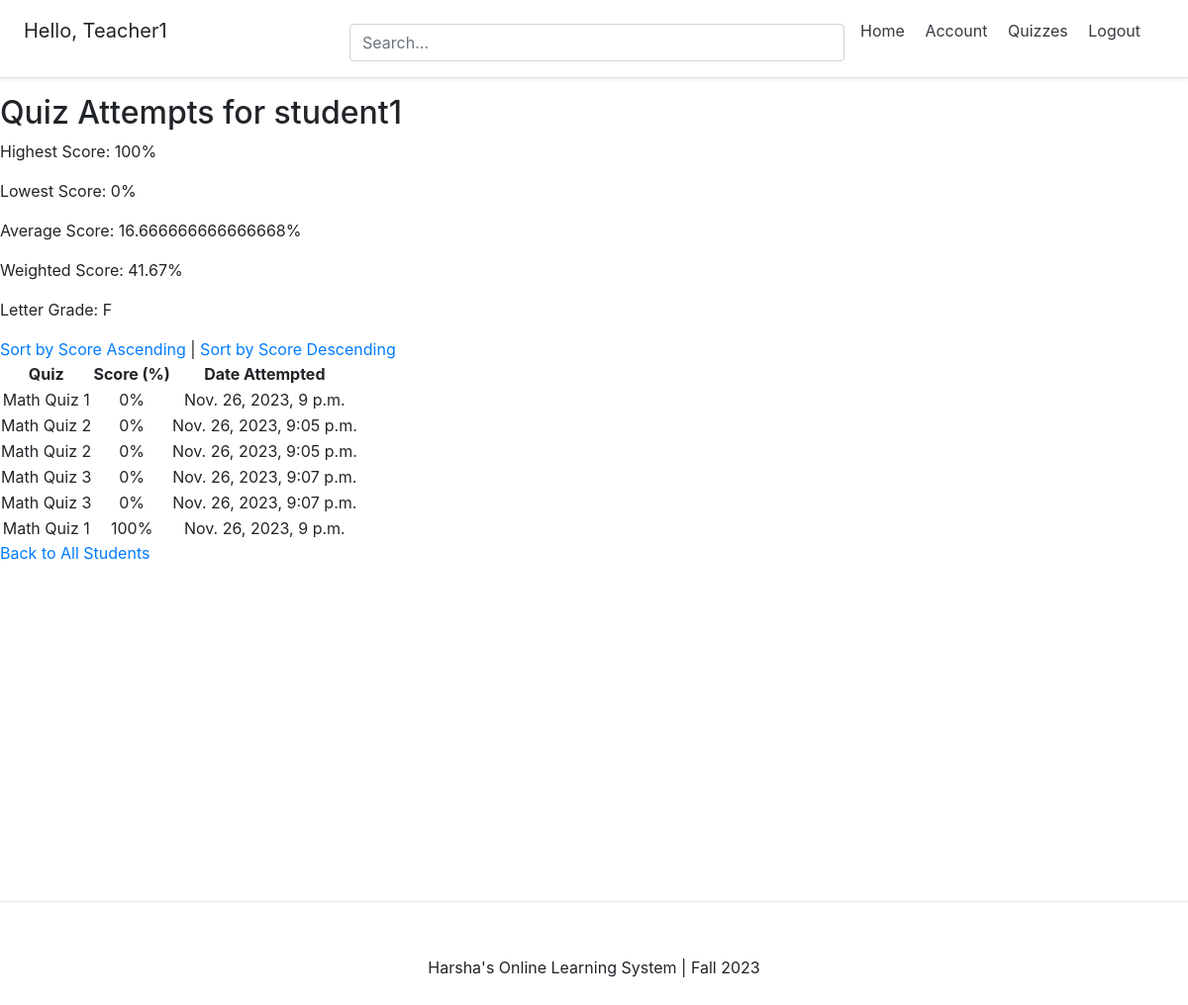
Page /quizzes/student-detail/20/ (signed in) on the committed database.
### account/models.py (models this page shows, shortened)
class Account(AbstractBaseUser):
	email 					= models.EmailField(verbose_name="email", max_length=60, unique=True)
	username 				= models.CharField(max_length=30, unique=True)
	date_joined				= models.DateTimeField(verbose_name='date joined', auto_now_add=True)
	last_login				= models.DateTimeField(verbose_name='last login', auto_now=True)
	is_admin				= models.BooleanField(default=False)
	is_active				= models.BooleanField(default=True)
	is_staff				= models.BooleanField(default=False)
	is_superuser			= models.BooleanField(default=False)
	is_teacher = models.BooleanField(default=False)
	USERNAME_FIELD = 'email'
	REQUIRED_FIELDS = ['username',]
	objects = MyAccountManager()

### quizzes/models.py (models this page shows, shortened)
class Attempt(models.Model):
    quiz = models.ForeignKey(Quiz, on_delete=models.CASCADE, related_name='attempts')
    student = models.ForeignKey(settings.AUTH_USER_MODEL, on_delete=models.CASCADE, related_name='quiz_attempts')
    score = models.IntegerField()
    date_attempted = models.DateTimeField(auto_now_add=True)

class Quiz(models.Model):
    title = models.CharField(max_length=255, unique=True)
    created_by = models.ForeignKey(settings.AUTH_USER_MODEL, on_delete=models.CASCADE)
    description = models.TextField(default='No description provided')

### quizzes/views.py (the view)
# urls.py: path('student-detail/<int:student_id>/', views.student_detail, name='student_detail'),
@login_required
def student_detail(request, student_id):
    if not request.user.is_teacher:
        return redirect('quizzes:quiz_list')
    student = get_object_or_404(Account, id=student_id)
    attempts = Attempt.objects.filter(student=student).select_related('quiz')
    attempts = attempts.annotate(total_questions=Count('quiz__questions'))
    attempts = attempts.annotate(
        percentage_score=100 * F('score') / F('total_questions')
    )
    sort_by = request.GET.get('sort', 'percentage_score')  # Default sort by percentage score
    order = request.GET.get('order', 'asc')
    if order == 'desc':
        sort_by = '-' + sort_by
    attempts = attempts.order_by(sort_by)
    aggregate_values = attempts.aggregate(
        highest_score=Max('percentage_score'),
        lowest_score=Min('percentage_score'),
        average_score=Avg('percentage_score')
    )
    weighted_score = compute_weighted_score(student)
    letter_grade = assign_letter_grade(weighted_score)
    return render(request, 'quizzes/student_detail.html', {
        'student': student,
        'attempts': attempts,
        'highest_score': aggregate_values['highest_score'],
        'lowest_score': aggregate_values['lowest_score'],
        'average_score': aggregate_values['average_score'],
        'weighted_score': weighted_score,
        'letter_grade': letter_grade
    })

### quizzes/views.py (called while the page is built)
def compute_weighted_score(student):
    attempts = Attempt.objects.filter(student=student)
    total_weighted_score = 0
    total_weight = 0
    for attempt in attempts:
        quiz_weight = QuizWeight.objects.get(quiz=attempt.quiz).weight
        total_questions = attempt.quiz.questions.count()
        if total_questions > 0:
            normalized_score = attempt.score / total_questions  # Normalize the score
            total_weighted_score += normalized_score * quiz_weight
        total_weight += quiz_weight
    if total_weight > 0:
        weighted_score_percentage = (total_weighted_score / total_weight) * 100
        return round(weighted_score_percentage, 2)  # Round to 2 decimal places
    else:
        return 0

def assign_letter_grade(weighted_score):
    if weighted_score >= 90:
        return 'A'
    elif weighted_score >= 80:
        return 'B'
    elif weighted_score >= 70:
        return 'C'
    elif weighted_score >= 60:
        return 'D'
    elif weighted_score < 60:
        return 'F'

### templates/quizzes/student_detail.html (shortened to what this page needs)
{% extends 'base.html' %}
{% block content %}
  <h2>Quiz Attempts for {{ student.username }}</h2>
  <p>Highest Score: {{ highest_score }}%</p>
  <p>Lowest Score: {{ lowest_score }}%</p>
  <p>Average Score: {{ average_score }}%</p>
  <p>Weighted Score: {{ weighted_score }}%</p>
  <p>Letter Grade: {{ letter_grade }}</p>
  <a href="?sort=percentage_score&order=asc">Sort by Score Ascending</a> |
  <a href="?sort=percentage_score&order=desc">Sort by Score Descending</a>
  <table>
    <tr>
      <th class="centered">Quiz</th>
      <th class="centered">Score (%)</th>
      <th class="centered">Date Attempted</th>
    </tr>
    {% for attempt in attempts %}
      <tr>
        <td class="centered">{{ attempt.quiz.title }}</td>
        <td class="centered">{{ attempt.percentage_score }}%</td>
        <td class="centered">{{ attempt.date_attempted }}</td>
      </tr>
    {% endfor %}
  </table>
  <a href="{% url 'quizzes:all_students' %}">Back to All Students</a>
{% endblock %}

### templates/snippets/header.html (shortened to what this page needs)
<link rel="stylesheet" href="https://cdn.jsdelivr.net/npm/bootstrap@4.4.1/dist/css/bootstrap.min.css">
<div class="d-flex flex-column flex-md-row align-items-center p-3 px-md-4 mb-3 bg-white border-bottom shadow-sm">
  <h5 class="my-0 mr-md-auto font-weight-normal">
  	{% if request.user.is_authenticated %}
  	<p>Hello, {{request.user.username}}</p>
  	{% endif %}
  </h5>
  <div class="search-bar mt-sm-2 mr-2">
  	<form method="get">
  		<input type="text" class="form-control" name="q" id="id_q" placeholder="Search...">
  	</form>
  </div>
  <nav class="my-2 my-md-0 mr-md-3">
  	{% if request.user.is_authenticated %}
  		<a class="p-2 text-dark" href="{% url 'home' %}">Home</a>
		<a class="p-2 text-dark" href="{% url 'account' %}">Account</a>
		<a class="p-2 text-dark" href="{% url 'quizzes:quiz_list' %}">Quizzes</a>
		<a class="p-2 text-dark" href="{% url 'logout' %}">Logout</a></p>
  	{% else %}
  		<a class="p-2 text-dark" href="{% url 'home' %}">Home</a>
  		<a class="p-2 text-dark" href="{% url 'login' %}">Login</a>
		<a class="btn btn-outline-primary" href="{% url 'register' %}">Register</a>
  	{% endif %}
  </nav>
</div>

### templates/snippets/header.html (style rules this page uses)
@media (min-width: 768px) { html { font-size: 16px; } }
.search-bar { max-width: 500px; width: 100%; }
form { width: 100%; }

### templates/snippets/base_css.html (style rules this page uses)
body { background-color: #FFFFFF; }

### templates/quizzes/student_detail.html (style rules this page uses)
.centered { text-align: center; }

### rows in the picture
Account: user.username "Teacher1"
Account: username "student1"
Attempt: quiz "Math Quiz 1", percentage_score "0", date_attempted "Nov. 26, 2023, 9 p.m."
Attempt: quiz "Math Quiz 2", percentage_score "0", date_attempted "Nov. 26, 2023, 9:05 p.m."
Attempt: quiz "Math Quiz 2", percentage_score "0", date_attempted "Nov. 26, 2023, 9:05 p.m."
Attempt: quiz "Math Quiz 3", percentage_score "0", date_attempted "Nov. 26, 2023, 9:07 p.m."
Attempt: quiz "Math Quiz 3", percentage_score "0", date_attempted "Nov. 26, 2023, 9:07 p.m."
Attempt: quiz "Math Quiz 1", percentage_score "100", date_attempted "Nov. 26, 2023, 9 p.m."

### other values in the picture
{{ highest_score }} "100"
{{ lowest_score }} "0"
{{ average_score }} "16.666666666666668"
{{ weighted_score }} "41.67"
{{ letter_grade }} "F"
